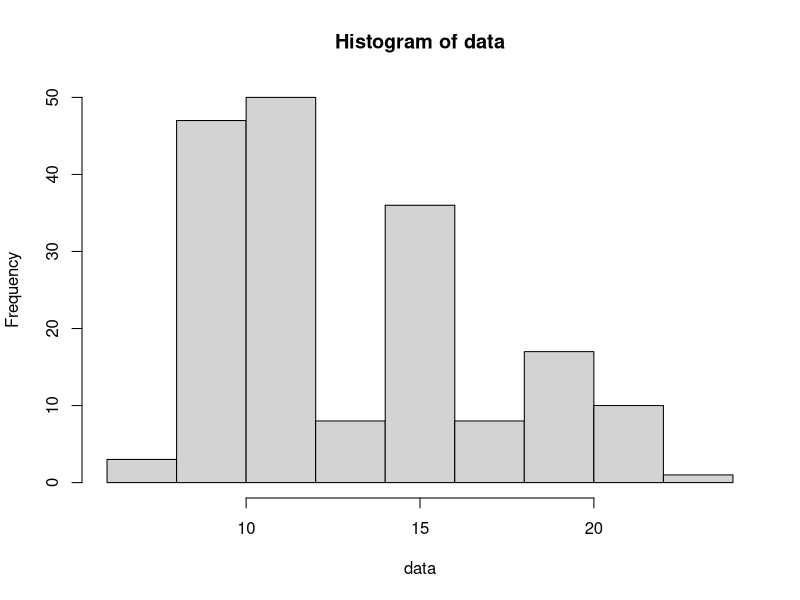

Here is the R script that generated this plot:
library(mclust)

# create some data for example purposes -- you have your read.csv(...) instead.
myData <- data.frame(x=runif(100),y=runif(100),z=runif(100))
# get parameters for most optimal model
myMclust <- Mclust(myData)
# if you wanted to do your summary like before:
mySummary <- summary( myMclust$BIC, data=myData )

# add a column in myData CLUST with the cluster.
myData$CLUST <- myMclust$classification

myData$PROB <- myMclust$z

# now to write it out:
write.csv(myData[,c("CLUST","PROB","x","y","z")], # reorder columns to put CLUST first
          file="out.csv",                  # output filename
          row.names=FALSE,                 # don't save the row numbers
          quote=FALSE)                     # don't surround column names in ""


# Example data
set.seed(101)
data = c(rnorm(100, mean = 10), rnorm(30, mean = 20), rnorm(50, mean = 15))
hist(data)

# Run Mclust
mixmdl = Mclust(data)

summary(mixmdl)

# Show means of fitted gaussians
print( mixmdl$parameters$mean ) 
